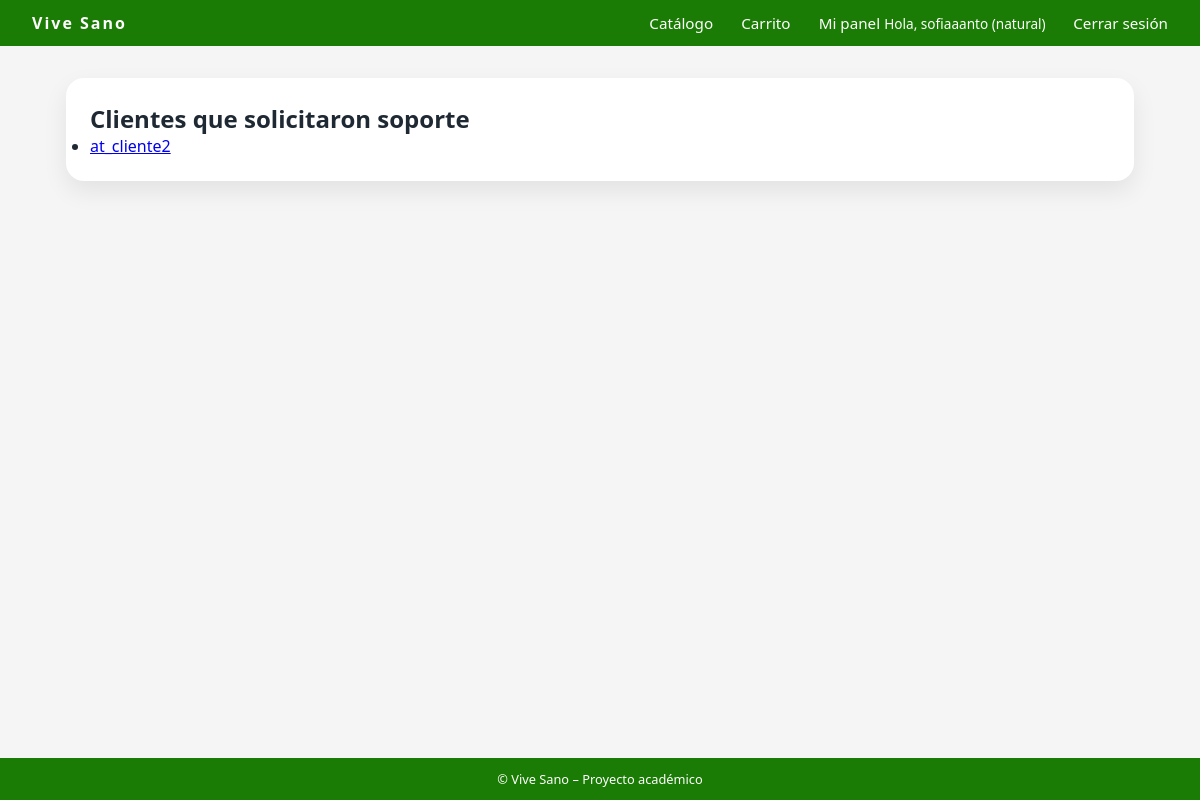
The app's page /mensajeria/soporte/ (signed in) with its own data.
### usuarios/models.py (models this page shows, shortened)
class Usuario(AbstractUser):
    TIPO_CLIENTE = [
        ("natural", "Persona Natural"),
        ("empresa", "Empresa"),
        ("admin", "Administrador"),
        ("atencion_cliente", "Atención al Cliente"),
    ]
    rut = models.CharField(max_length=12, unique=True, blank=True, null=True)
    tipo_cliente = models.CharField(
        max_length=20,
        choices=TIPO_CLIENTE,
        default="natural"
    )

### mensajeria/views.py (the view)
# urls.py: path("soporte/", views.soporte_conversaciones, name="soporte_conversaciones"),
def soporte_conversaciones(request):
    conversaciones = (
        Message.objects.filter(receiver=request.user)
        .values("sender")
        .annotate(last_msg=Max("timestamp"))
        .order_by("-last_msg")
    )
    clientes = []
    for conv in conversaciones:
        cliente = User.objects.get(id=conv["sender"])
        cliente.unread_count = Message.objects.filter(
            sender=cliente,
            receiver=request.user,
            is_read=False
        ).count()
        clientes.append(cliente)
    return render(request, "mensajeria/soporte_conversaciones.html", {
        "clientes": clientes
    })

### mensajeria/templates/mensajeria/soporte_conversaciones.html (shortened to what this page needs)
{% extends "core/base.html" %}
{% block content %}
<div class="container">
    <div class="card">
        <h2 class="titulo">Clientes que solicitaron soporte</h2>
        {% if clientes %}
        <ul class="lista">
            {% for cliente in clientes %}
                <li class="item">
                    <a class="link" href="{% url 'mensajeria:chat' cliente.id %}">
                        {{ cliente.username }}
                    </a>
                </li>
            {% endfor %}
        </ul>
        {% else %}
            <p>No hay mensajes nuevos.</p>
        {% endif %}
    </div>
</div>
{% endblock %}

### core/templates/core/base.html (shortened to what this page needs)
{% load static %}
<!DOCTYPE html>
<html>
<head>
    <link rel="stylesheet" href="{% static 'core/css/styles.css' %}">
</head>
<body>
<div class="site-wrapper">
    <header>
        <nav class="navbar">
            <div class="navbar-logo">
                Vive Sano
            </div>
            <div class="navbar-nav">
                <a href="{% url 'catalogo_productos' %}">Catálogo</a>
                {% if user.is_authenticated %}
                    <a href="{% url 'ver_carrito' %}">Carrito</a>
                    <a href="{% url 'dashboard' %}">Mi panel</a>
                    <span class="navbar-user">
                        Hola, {{ user.username }} ({{ user.tipo_cliente }})
                    </span>
                    <a href="{% url 'logout' %}">Cerrar sesión</a>
                {% else %}
                    <a href="{% url 'login' %}">Iniciar sesión</a>
                    <a href="{% url 'registrar' %}">Crear cuenta</a>
                {% endif %}
            </div>
        </nav>
    </header>
    <main>
        {% block content %}{% endblock %}
    </main>
    <footer class="footer">
        © {{ now|date:"Y" }} Vive Sano – Proyecto académico
    </footer>
</div>
</body>
</html>

### core/static/core/css/styles.css (style rules this page uses)
* { margin: 0; padding: 0; box-sizing: border-box; }
body { font-family: system-ui, -apple-system, BlinkMacSystemFont, "Segoe UI", sans-serif; background-color: #f5f5f5; color: #1f2933; }
.site-wrapper { min-height: 100vh; display: flex; flex-direction: column; }
main { flex: 1; }
.navbar { background-color:hsl(109, 94%, 25%); color: #ffffff; padding: 0.75rem 2rem; display: flex; align-items: center; justify-content: space-between; }
.navbar-logo { font-weight: 700; letter-spacing: 2px; }
.navbar-nav a { color: #ffffff; text-decoration: none; margin-left: 1.5rem; font-size: 0.95rem; }
.navbar-user { font-size: 0.85rem; }
.container { max-width: 1100px; margin: 2rem auto; padding: 0 1rem; }
.card { background-color: #ffffff; border-radius: 18px; box-shadow: 0 10px 25px rgba(0,0,0,0.08); padding: 1.5rem; }
.footer { background-color: hsl(109, 94%, 25%); color: #ffffff; text-align: center; padding: 0.75rem; font-size: 0.8rem; }

### records on screen
Usuario: username "sofiaaanto", tipo_cliente "natural"
Usuario: username "at_cliente2"
